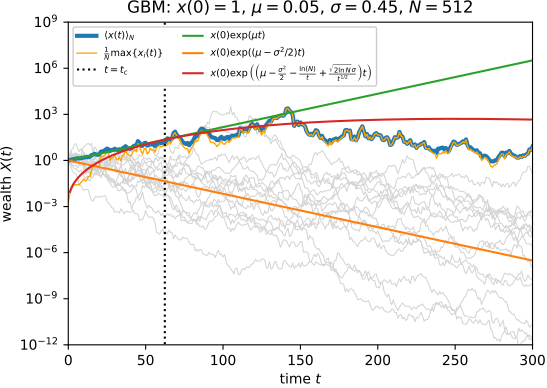

The Python source for this figure:
import matplotlib.pyplot as plt
import numpy as np

# Generate the data
# Set seed for reproducibility
seed = 4
np.random.seed(seed)
seed = str(seed)

# Set parameters
mu=.05
sigma=np.sqrt(0.2)
N=512
Tmax = 300
dt=1
t=np.arange(0,Tmax+dt,dt)
T=len(t)
sdt=np.sqrt(dt)

#generate Brownian motion
noise = np.random.normal(loc=(mu-0.5*sigma*sigma)*dt, scale=sigma*sdt, size=(T,N))
noise[0,:] = 0.0
Y = np.cumsum(noise, axis=0) # log wealth
X = np.exp(Y) # wealth
max_X = np.max(X, axis=1)/N
finite_ensemble_average = np.mean(X, axis=1)
ensemble_average = np.exp(mu*t)
time_average = np.exp((mu-0.5*sigma*sigma)*t)
tc = 2.0*np.log(N)/(sigma*sigma)
 
# Plot trajectories
fig, ax = plt.subplots(1,1)
ax.semilogy(t, X[:,0], color='lightgrey', linewidth=0.75) #, label="sample $x_i(t)$")
ax.semilogy(t, X[:,1:15], linewidth=0.75, color='lightgrey') # no label
ax.semilogy(t, finite_ensemble_average, label=r'$\langle x(t) \rangle_N$', linewidth=3, color='C0')
ax.semilogy(t, max_X, label=r'$\frac{1}{N}\max\left\{x_i(t)\right\}$', linewidth=1, color='orange')
ax.semilogy([tc,tc], [1E-15,1E15], color='black', linestyle=':',label="$t=t_c$")
ax.semilogy(t, ensemble_average, label=r'$x(0)\exp(\mu t)$', color='C2')
ax.semilogy(t, time_average, label=r'$x(0)\exp((\mu-\sigma^2/2) t)$', color='C1')
ax.semilogy(t[1:], np.exp((mu-sigma**2/2-np.log(N)/t[1:]+(np.sqrt(2*np.log(N))*sigma)/np.sqrt(t[1:]))*t[1:]), label=r'$x(0)\exp\left(\left(\mu-\frac{\sigma^2}{2}-\frac{\ln(N)}{t}+\frac{\sqrt{2\ln N}\sigma}{t^{1/2}}\right) t\right)$', color='C3')

# Labels, legends, etc.
ax.set_xlabel('time $t$')
ax.set_ylabel('wealth $X(t)$')
ax.set_title(rf"GBM: $x(0)=1$, $\mu={mu:.2f}$, $\sigma={sigma:.2f}$, $N={N}$")
ax.legend(loc='upper left', ncol=2, facecolor='white', framealpha=1, fontsize=7)
tlim = [0, Tmax]
ax.set_xlim(tlim)
Xlim = [1E-12, 1E9]
ax.set_ylim(Xlim)

# Apply final tweaks and save figure as pdf
ratio = 0.7
size = fig.get_size_inches()[0]
fig.set_size_inches(size, size*ratio)
plt.savefig('ginzburg.pdf', bbox_inches='tight', pad_inches=0)
plt.close()
